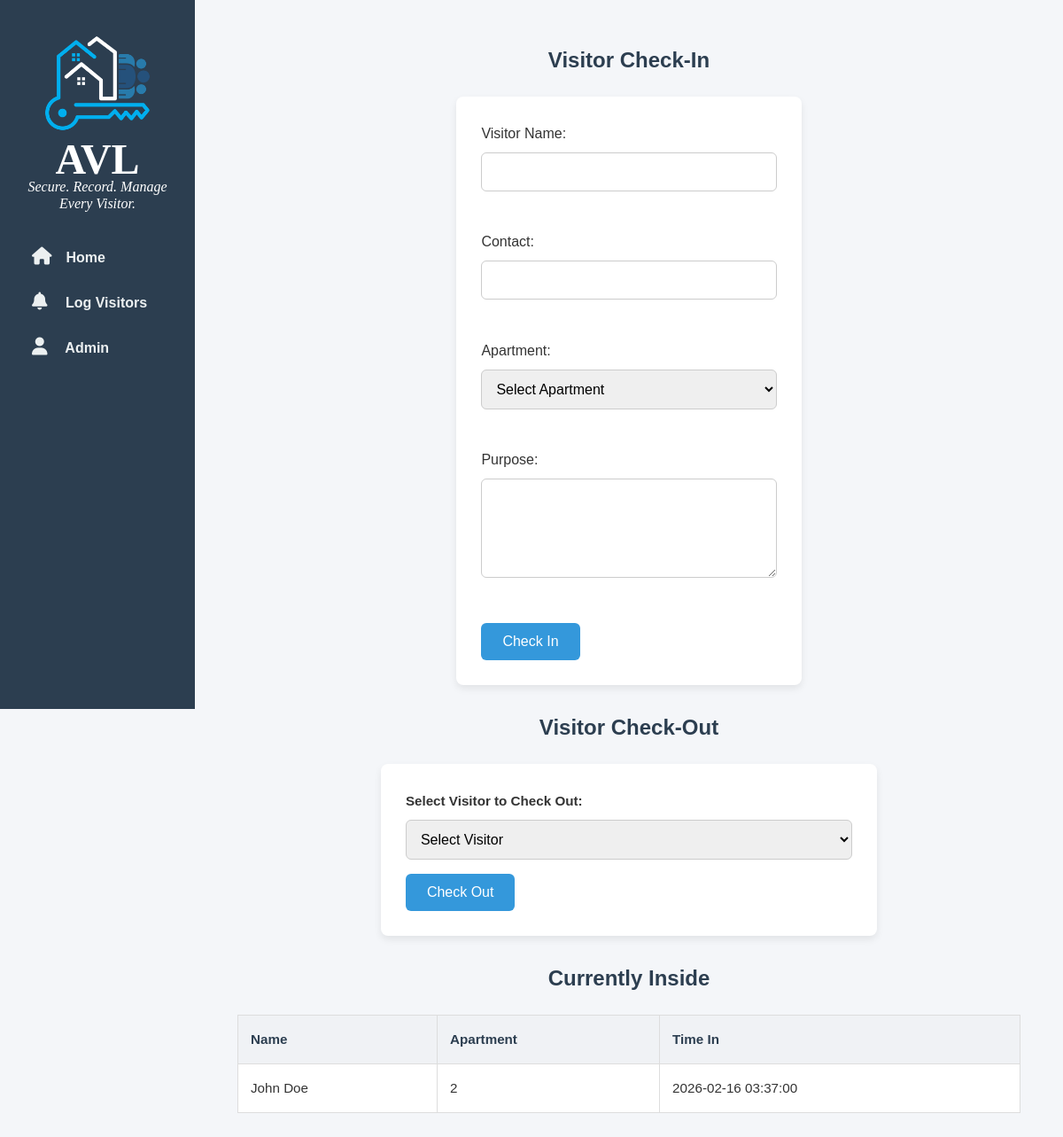
/AVL/visitor.php, run on the app's committed database.
### tables this page shows
CREATE TABLE IF NOT EXISTS `visitors` (
  `id` int(11) NOT NULL,
  `visitor_name` varchar(255) NOT NULL,
  `contact` varchar(100) DEFAULT NULL,
  `purpose` text DEFAULT NULL,
  `apartment_id` int(11) NOT NULL,
  `status` enum('checked_in','checked_out') DEFAULT 'checked_in',
  `visit_time` timestamp NOT NULL DEFAULT current_timestamp(),
  `checkout_time` timestamp NULL DEFAULT NULL
);

CREATE TABLE IF NOT EXISTS `apartments` (
  `id` int(11) NOT NULL,
  `apartment_number` varchar(50) NOT NULL,
  `tenant_name` varchar(255) DEFAULT NULL,
  `tenant_email` varchar(255) DEFAULT NULL,
  `tenant_phone` varchar(50) DEFAULT NULL,
  `status` enum('occupied','vacant') DEFAULT 'vacant'
);

### AVL/visitor.php (the view, shortened to what this page needs)
<?php
require_once 'includes/db.php';
require_once 'includes/header.php';
?>
<!DOCTYPE html>
<html>
<head>
</head>
<body>
<div class="container">
    <h2>Visitor Check-In</h2>
    <form action="process_visitor.php" method="POST">
        Visitor Name:
        <input type="text" name="visitor_name" required><br><br>
        Contact:
        <input type="text" name="phone" required><br><br>
        Apartment:
        <select name="apt" required>
            <option value="">Select Apartment</option>
        </select><br><br>
        Purpose:
        <textarea name="purpose" required></textarea><br><br>
        <button type="submit">Check In</button>
    </form>
    <h2>Visitor Check-Out</h2>
    <form action="process_visitor.php" method="POST">
        <label for="checkout_visitor">Select Visitor to Check Out:</label>
        <select name="checkout_visitor" id="checkout_visitor" required>
            <option value="">Select Visitor</option>
        </select>
        <button type="submit" name="check_out">Check Out</button>
    </form>
    <h2>Currently Inside</h2>
    <table border="1" cellpadding="5">
    <tr>
        <th>Name</th>
        <th>Apartment</th>
        <th>Time In</th>
    </tr>
    <?php
    $inside = $conn->query("
        SELECT v.*, a.apartment_number
        FROM visitors v
        JOIN apartments a ON v.apartment_id = a.id
        WHERE v.status = 'checked_in'
        ");
    while ($v = $inside->fetch_assoc()):
    ?>
    <tr>
        <td><?php echo htmlspecialchars($v['visitor_name']); ?></td>
        <td><?php echo htmlspecialchars($v['apartment_number']); ?></td>
        <td><?php echo $v['visit_time']; ?></td>
    </tr>
    <?php endwhile; ?>
    </table>
</div>
</body>
</html>

### AVL/assets/style.css (style rules this page uses)
* { box-sizing: border-box; margin: 0; padding: 0; }
body { font-family: Arial, Helvetica, sans-serif; background-color: #f4f6f9; color: #333; line-height: 1.7; }
h1, h2 { margin-bottom: 1.25rem; color: #2c3e50; }
h2 { font-size: 1.5rem; }
.container { padding: 3rem; display: flex; flex-direction: column; align-items: center; }
form { background: #fff; padding: 1.75rem; margin-bottom: 1.75rem; border-radius: 0.5rem; box-shadow: 0 0.25rem 0.5rem rgba(0,0,0,0.08); max-width: 46rem; }
label { font-weight: bold; font-size: 0.95rem; }
input[type="text"], input[type="email"], input[type="password"], textarea, select { width: 100%; padding: 0.75rem; margin-top: 0.5rem; margin-bottom: 1rem; border: 1px solid #ccc; border-radius: 0.375rem; font-size: 1rem; }
textarea { resize: vertical; min-height: 7rem; }
button { background-color: #3498db; color: #fff; border: none; padding: 0.75rem 1.5rem; border-radius: 0.375rem; cursor: pointer; font-size: 1rem; }
table { width: 100%; border-collapse: collapse; background: #fff; margin-bottom: 1.75rem; min-width: 40rem; }
table th, table td { padding: 0.875rem; border: 1px solid #ddd; text-align: left; font-size: 0.95rem; }
table th { background-color: #f0f2f5; color: #2c3e50; }
@media (min-width: 992px) { body { padding-left: 220px; } }

### data on the page
visitors: visitor_name "John Doe", apartment.apartment_number "2", visit_time "2026-02-16 03:37:00"
